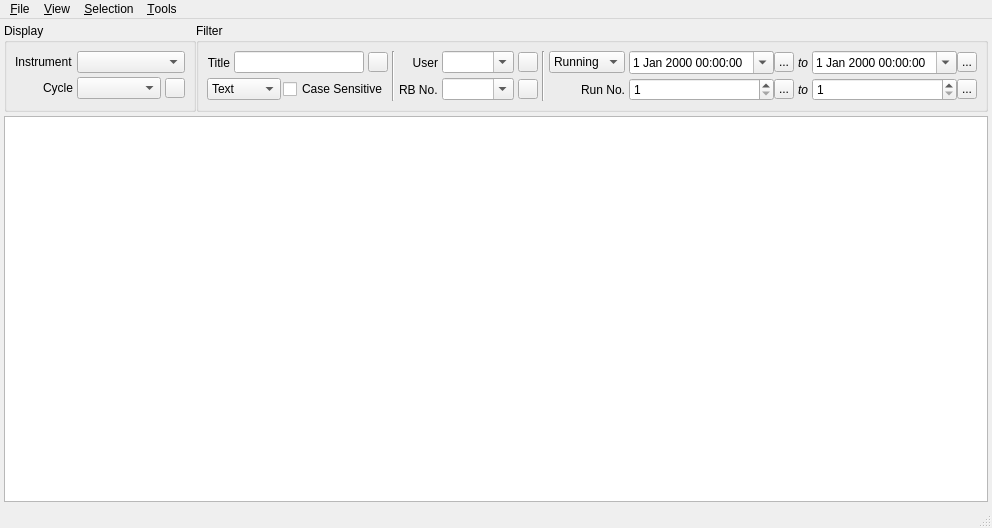
<?xml version="1.0" encoding="UTF-8"?>
<ui version="4.0">
 <class>JournalViewer</class>
 <widget class="QMainWindow" name="JournalViewer">
  <property name="geometry">
   <rect>
    <x>0</x>
    <y>0</y>
    <width>992</width>
    <height>528</height>
   </rect>
  </property>
  <property name="windowTitle">
   <string>Journal Viewer</string>
  </property>
  <property name="windowIcon">
   <iconset resource="icons.qrc">
    <normaloff>:/jv/icons/jv.svg</normaloff>:/jv/icons/jv.svg</iconset>
  </property>
  <widget class="QWidget" name="centralwidget">
   <layout class="QVBoxLayout" name="verticalLayout">
    <property name="spacing">
     <number>4</number>
    </property>
    <property name="leftMargin">
     <number>4</number>
    </property>
    <property name="topMargin">
     <number>4</number>
    </property>
    <property name="rightMargin">
     <number>4</number>
    </property>
    <property name="bottomMargin">
     <number>4</number>
    </property>
    <item>
     <layout class="QHBoxLayout" name="horizontalLayout_4">
      <property name="spacing">
       <number>0</number>
      </property>
      <item>
       <widget class="QGroupBox" name="DisplayGroup">
        <property name="sizePolicy">
         <sizepolicy hsizetype="Minimum" vsizetype="Preferred">
          <horstretch>1</horstretch>
          <verstretch>0</verstretch>
         </sizepolicy>
        </property>
        <property name="title">
         <string>Display</string>
        </property>
        <layout class="QHBoxLayout" name="horizontalLayout_3">
         <property name="spacing">
          <number>4</number>
         </property>
         <property name="leftMargin">
          <number>4</number>
         </property>
         <property name="topMargin">
          <number>4</number>
         </property>
         <property name="rightMargin">
          <number>4</number>
         </property>
         <property name="bottomMargin">
          <number>4</number>
         </property>
         <item>
          <layout class="QGridLayout" name="gridLayout">
           <property name="leftMargin">
            <number>4</number>
           </property>
           <property name="topMargin">
            <number>4</number>
           </property>
           <property name="rightMargin">
            <number>4</number>
           </property>
           <property name="bottomMargin">
            <number>4</number>
           </property>
           <property name="spacing">
            <number>4</number>
           </property>
           <item row="0" column="0">
            <widget class="QLabel" name="label">
             <property name="font">
              <font>
               <italic>false</italic>
              </font>
             </property>
             <property name="text">
              <string>Instrument</string>
             </property>
            </widget>
           </item>
           <item row="1" column="0">
            <widget class="QLabel" name="DisplayCycleLabel">
             <property name="font">
              <font>
               <italic>false</italic>
              </font>
             </property>
             <property name="text">
              <string>Cycle</string>
             </property>
             <property name="alignment">
              <set>Qt::AlignRight|Qt::AlignTrailing|Qt::AlignVCenter</set>
             </property>
            </widget>
           </item>
           <item row="1" column="1">
            <widget class="QComboBox" name="JournalCombo">
             <property name="sizePolicy">
              <sizepolicy hsizetype="Minimum" vsizetype="Fixed">
               <horstretch>1</horstretch>
               <verstretch>0</verstretch>
              </sizepolicy>
             </property>
             <property name="font">
              <font>
               <weight>75</weight>
               <bold>true</bold>
              </font>
             </property>
             <property name="toolTip">
              <string>Cycle / experiment to display</string>
             </property>
            </widget>
           </item>
           <item row="1" column="2">
            <widget class="QToolButton" name="ReloadJournalButton">
             <property name="sizePolicy">
              <sizepolicy hsizetype="Fixed" vsizetype="Fixed">
               <horstretch>0</horstretch>
               <verstretch>0</verstretch>
              </sizepolicy>
             </property>
             <property name="minimumSize">
              <size>
               <width>20</width>
               <height>20</height>
              </size>
             </property>
             <property name="maximumSize">
              <size>
               <width>20</width>
               <height>20</height>
              </size>
             </property>
             <property name="toolTip">
              <string>Refresh current journal (Ctrl-R)</string>
             </property>
             <property name="text">
              <string/>
             </property>
             <property name="icon">
              <iconset resource="icons.qrc">
               <normaloff>:/jv/icons/refresh.svg</normaloff>:/jv/icons/refresh.svg</iconset>
             </property>
             <property name="iconSize">
              <size>
               <width>18</width>
               <height>18</height>
              </size>
             </property>
             <property name="shortcut">
              <string>Ctrl+R</string>
             </property>
            </widget>
           </item>
           <item row="0" column="1" colspan="2">
            <widget class="QComboBox" name="InstrumentCombo">
             <property name="sizePolicy">
              <sizepolicy hsizetype="Minimum" vsizetype="Fixed">
               <horstretch>1</horstretch>
               <verstretch>0</verstretch>
              </sizepolicy>
             </property>
             <property name="font">
              <font>
               <weight>75</weight>
               <bold>true</bold>
              </font>
             </property>
             <property name="toolTip">
              <string>Instrument to display</string>
             </property>
            </widget>
           </item>
          </layout>
         </item>
        </layout>
       </widget>
      </item>
      <item>
       <widget class="QGroupBox" name="FilterGroup">
        <property name="sizePolicy">
         <sizepolicy hsizetype="Minimum" vsizetype="Minimum">
          <horstretch>3</horstretch>
          <verstretch>0</verstretch>
         </sizepolicy>
        </property>
        <property name="title">
         <string>Filter</string>
        </property>
        <property name="checkable">
         <bool>false</bool>
        </property>
        <property name="checked">
         <bool>false</bool>
        </property>
        <layout class="QHBoxLayout" name="horizontalLayout_8">
         <property name="spacing">
          <number>4</number>
         </property>
         <property name="leftMargin">
          <number>4</number>
         </property>
         <property name="topMargin">
          <number>4</number>
         </property>
         <property name="rightMargin">
          <number>4</number>
         </property>
         <property name="bottomMargin">
          <number>4</number>
         </property>
         <item>
          <layout class="QGridLayout" name="gridLayout_2">
           <property name="leftMargin">
            <number>4</number>
           </property>
           <property name="topMargin">
            <number>4</number>
           </property>
           <property name="rightMargin">
            <number>4</number>
           </property>
           <property name="bottomMargin">
            <number>4</number>
           </property>
           <property name="spacing">
            <number>4</number>
           </property>
           <item row="0" column="1">
            <widget class="QLineEdit" name="SearchEdit">
             <property name="sizePolicy">
              <sizepolicy hsizetype="Minimum" vsizetype="Fixed">
               <horstretch>1</horstretch>
               <verstretch>0</verstretch>
              </sizepolicy>
             </property>
             <property name="toolTip">
              <string>Text string to filter by</string>
             </property>
            </widget>
           </item>
           <item row="0" column="0">
            <widget class="QLabel" name="SearchLabel">
             <property name="sizePolicy">
              <sizepolicy hsizetype="Minimum" vsizetype="Preferred">
               <horstretch>0</horstretch>
               <verstretch>0</verstretch>
              </sizepolicy>
             </property>
             <property name="font">
              <font>
               <italic>false</italic>
              </font>
             </property>
             <property name="text">
              <string>Title</string>
             </property>
             <property name="alignment">
              <set>Qt::AlignRight|Qt::AlignTrailing|Qt::AlignVCenter</set>
             </property>
            </widget>
           </item>
           <item row="0" column="5">
            <widget class="QComboBox" name="FilterUserCombo">
             <property name="enabled">
              <bool>true</bool>
             </property>
             <property name="sizePolicy">
              <sizepolicy hsizetype="Minimum" vsizetype="Fixed">
               <horstretch>0</horstretch>
               <verstretch>0</verstretch>
              </sizepolicy>
             </property>
             <property name="toolTip">
              <string>Filter run data by selected user string</string>
             </property>
             <property name="editable">
              <bool>true</bool>
             </property>
            </widget>
           </item>
           <item row="0" column="4">
            <widget class="QLabel" name="label_3">
             <property name="text">
              <string>User</string>
             </property>
             <property name="alignment">
              <set>Qt::AlignRight|Qt::AlignTrailing|Qt::AlignVCenter</set>
             </property>
            </widget>
           </item>
           <item row="1" column="5">
            <widget class="QComboBox" name="FilterRBCombo">
             <property name="enabled">
              <bool>true</bool>
             </property>
             <property name="sizePolicy">
              <sizepolicy hsizetype="Minimum" vsizetype="Fixed">
               <horstretch>1</horstretch>
               <verstretch>0</verstretch>
              </sizepolicy>
             </property>
             <property name="toolTip">
              <string>Filter run data by selected RB number</string>
             </property>
             <property name="inputMethodHints">
              <set>Qt::ImhDigitsOnly</set>
             </property>
             <property name="editable">
              <bool>true</bool>
             </property>
            </widget>
           </item>
           <item row="0" column="11">
            <widget class="QLabel" name="label_5">
             <property name="font">
              <font>
               <italic>true</italic>
              </font>
             </property>
             <property name="text">
              <string>to</string>
             </property>
            </widget>
           </item>
           <item row="1" column="4">
            <widget class="QLabel" name="RBNoLabel">
             <property name="text">
              <string>RB No.</string>
             </property>
            </widget>
           </item>
           <item row="1" column="11">
            <widget class="QLabel" name="label_7">
             <property name="font">
              <font>
               <italic>true</italic>
              </font>
             </property>
             <property name="text">
              <string>to</string>
             </property>
            </widget>
           </item>
           <item row="0" column="2">
            <widget class="QToolButton" name="SearchClearButton">
             <property name="sizePolicy">
              <sizepolicy hsizetype="Fixed" vsizetype="Fixed">
               <horstretch>0</horstretch>
               <verstretch>0</verstretch>
              </sizepolicy>
             </property>
             <property name="minimumSize">
              <size>
               <width>20</width>
               <height>20</height>
              </size>
             </property>
             <property name="maximumSize">
              <size>
               <width>20</width>
               <height>20</height>
              </size>
             </property>
             <property name="toolTip">
              <string>Clear current search text</string>
             </property>
             <property name="text">
              <string/>
             </property>
             <property name="icon">
              <iconset resource="icons.qrc">
               <normaloff>:/jv/icons/clear.svg</normaloff>:/jv/icons/clear.svg</iconset>
             </property>
             <property name="iconSize">
              <size>
               <width>18</width>
               <height>18</height>
              </size>
             </property>
            </widget>
           </item>
           <item row="1" column="0" colspan="3">
            <layout class="QHBoxLayout" name="horizontalLayout_2">
             <property name="spacing">
              <number>2</number>
             </property>
             <property name="sizeConstraint">
              <enum>QLayout::SetMaximumSize</enum>
             </property>
             <item>
              <widget class="QComboBox" name="SearchStyleCombo">
               <property name="sizePolicy">
                <sizepolicy hsizetype="Expanding" vsizetype="Fixed">
                 <horstretch>1</horstretch>
                 <verstretch>0</verstretch>
                </sizepolicy>
               </property>
               <property name="toolTip">
                <string>Style of text filter</string>
               </property>
               <item>
                <property name="text">
                 <string>Text</string>
                </property>
               </item>
               <item>
                <property name="text">
                 <string>Wild</string>
                </property>
               </item>
               <item>
                <property name="text">
                 <string>RegExp</string>
                </property>
               </item>
              </widget>
             </item>
             <item>
              <widget class="QCheckBox" name="SearchCaseSensitiveCheck">
               <property name="toolTip">
                <string>Whether text / wildcard searches are case sensitive</string>
               </property>
               <property name="text">
                <string>Case Sensitive</string>
               </property>
              </widget>
             </item>
            </layout>
           </item>
           <item row="0" column="7" rowspan="2">
            <widget class="Line" name="line">
             <property name="orientation">
              <enum>Qt::Vertical</enum>
             </property>
            </widget>
           </item>
           <item row="0" column="3" rowspan="2">
            <widget class="Line" name="line_2">
             <property name="orientation">
              <enum>Qt::Vertical</enum>
             </property>
            </widget>
           </item>
           <item row="0" column="8">
            <widget class="QComboBox" name="FilterDateTypeCombo">
             <property name="sizePolicy">
              <sizepolicy hsizetype="Minimum" vsizetype="Fixed">
               <horstretch>0</horstretch>
               <verstretch>0</verstretch>
              </sizepolicy>
             </property>
             <property name="toolTip">
              <string>Whether time filter select runs that were started in that period, or were just running</string>
             </property>
             <item>
              <property name="text">
               <string>Running</string>
              </property>
             </item>
             <item>
              <property name="text">
               <string>Started</string>
              </property>
             </item>
            </widget>
           </item>
           <item row="1" column="8">
            <widget class="QLabel" name="label_6">
             <property name="frameShape">
              <enum>QFrame::NoFrame</enum>
             </property>
             <property name="frameShadow">
              <enum>QFrame::Plain</enum>
             </property>
             <property name="text">
              <string>Run No.</string>
             </property>
             <property name="alignment">
              <set>Qt::AlignRight|Qt::AlignTrailing|Qt::AlignVCenter</set>
             </property>
            </widget>
           </item>
           <item row="0" column="10">
            <layout class="QHBoxLayout" name="horizontalLayout">
             <property name="spacing">
              <number>0</number>
             </property>
             <item>
              <widget class="QDateTimeEdit" name="FilterFromDateTimeEdit">
               <property name="enabled">
                <bool>true</bool>
               </property>
               <property name="toolTip">
                <string>Start date / time for time filter</string>
               </property>
               <property name="calendarPopup">
                <bool>true</bool>
               </property>
              </widget>
             </item>
             <item>
              <widget class="QToolButton" name="FilterFromDateTimeLockButton">
               <property name="minimumSize">
                <size>
                 <width>20</width>
                 <height>20</height>
                </size>
               </property>
               <property name="maximumSize">
                <size>
                 <width>20</width>
                 <height>20</height>
                </size>
               </property>
               <property name="text">
                <string>...</string>
               </property>
               <property name="icon">
                <iconset resource="icons.qrc">
                 <normaloff>:/jv/icons/unlock.svg</normaloff>
                 <normalon>:/jv/icons/lock.svg</normalon>:/jv/icons/unlock.svg</iconset>
               </property>
               <property name="checkable">
                <bool>true</bool>
               </property>
               <property name="checked">
                <bool>false</bool>
               </property>
              </widget>
             </item>
            </layout>
           </item>
           <item row="0" column="12">
            <layout class="QHBoxLayout" name="horizontalLayout_5">
             <property name="spacing">
              <number>0</number>
             </property>
             <item>
              <widget class="QDateTimeEdit" name="FilterToDateTimeEdit">
               <property name="enabled">
                <bool>true</bool>
               </property>
               <property name="toolTip">
                <string>End date / time for time filter</string>
               </property>
               <property name="calendarPopup">
                <bool>true</bool>
               </property>
              </widget>
             </item>
             <item>
              <widget class="QToolButton" name="FilterToDateTimeLockButton">
               <property name="minimumSize">
                <size>
                 <width>20</width>
                 <height>20</height>
                </size>
               </property>
               <property name="maximumSize">
                <size>
                 <width>20</width>
                 <height>20</height>
                </size>
               </property>
               <property name="text">
                <string>...</string>
               </property>
               <property name="icon">
                <iconset resource="icons.qrc">
                 <normaloff>:/jv/icons/unlock.svg</normaloff>
                 <normalon>:/jv/icons/lock.svg</normalon>:/jv/icons/unlock.svg</iconset>
               </property>
               <property name="checkable">
                <bool>true</bool>
               </property>
               <property name="checked">
                <bool>false</bool>
               </property>
              </widget>
             </item>
            </layout>
           </item>
           <item row="1" column="10">
            <layout class="QHBoxLayout" name="horizontalLayout_7">
             <property name="spacing">
              <number>0</number>
             </property>
             <item>
              <widget class="QSpinBox" name="FilterFromRunSpin">
               <property name="sizePolicy">
                <sizepolicy hsizetype="Minimum" vsizetype="Fixed">
                 <horstretch>0</horstretch>
                 <verstretch>0</verstretch>
                </sizepolicy>
               </property>
               <property name="toolTip">
                <string>Start run number for filter</string>
               </property>
               <property name="minimum">
                <number>1</number>
               </property>
               <property name="maximum">
                <number>10000000</number>
               </property>
              </widget>
             </item>
             <item>
              <widget class="QToolButton" name="FilterFromRunLockButton">
               <property name="minimumSize">
                <size>
                 <width>20</width>
                 <height>20</height>
                </size>
               </property>
               <property name="maximumSize">
                <size>
                 <width>20</width>
                 <height>20</height>
                </size>
               </property>
               <property name="toolTip">
                <string>Lock starting run number filter (persists through journal reloads)</string>
               </property>
               <property name="text">
                <string>...</string>
               </property>
               <property name="icon">
                <iconset resource="icons.qrc">
                 <normaloff>:/jv/icons/unlock.svg</normaloff>
                 <normalon>:/jv/icons/lock.svg</normalon>:/jv/icons/unlock.svg</iconset>
               </property>
               <property name="checkable">
                <bool>true</bool>
               </property>
               <property name="checked">
                <bool>false</bool>
               </property>
              </widget>
             </item>
            </layout>
           </item>
           <item row="1" column="12">
            <layout class="QHBoxLayout" name="horizontalLayout_6">
             <property name="spacing">
              <number>0</number>
             </property>
             <item>
              <widget class="QSpinBox" name="FilterToRunSpin">
               <property name="sizePolicy">
                <sizepolicy hsizetype="Minimum" vsizetype="Fixed">
                 <horstretch>0</horstretch>
                 <verstretch>0</verstretch>
                </sizepolicy>
               </property>
               <property name="toolTip">
                <string>End run number for filter</string>
               </property>
               <property name="minimum">
                <number>1</number>
               </property>
              </widget>
             </item>
             <item>
              <widget class="QToolButton" name="FilterToRunLockButton">
               <property name="minimumSize">
                <size>
                 <width>20</width>
                 <height>20</height>
                </size>
               </property>
               <property name="maximumSize">
                <size>
                 <width>20</width>
                 <height>20</height>
                </size>
               </property>
               <property name="toolTip">
                <string>Lock ending run number filter (persists through journal reloads)</string>
               </property>
               <property name="text">
                <string>...</string>
               </property>
               <property name="icon">
                <iconset resource="icons.qrc">
                 <normaloff>:/jv/icons/unlock.svg</normaloff>
                 <normalon>:/jv/icons/lock.svg</normalon>:/jv/icons/unlock.svg</iconset>
               </property>
               <property name="checkable">
                <bool>true</bool>
               </property>
               <property name="checked">
                <bool>false</bool>
               </property>
              </widget>
             </item>
            </layout>
           </item>
           <item row="0" column="6">
            <widget class="QToolButton" name="UserSearchClearButton">
             <property name="sizePolicy">
              <sizepolicy hsizetype="Fixed" vsizetype="Fixed">
               <horstretch>0</horstretch>
               <verstretch>0</verstretch>
              </sizepolicy>
             </property>
             <property name="minimumSize">
              <size>
               <width>20</width>
               <height>20</height>
              </size>
             </property>
             <property name="maximumSize">
              <size>
               <width>20</width>
               <height>20</height>
              </size>
             </property>
             <property name="toolTip">
              <string>Clear current search text</string>
             </property>
             <property name="text">
              <string/>
             </property>
             <property name="icon">
              <iconset resource="icons.qrc">
               <normaloff>:/jv/icons/clear.svg</normaloff>:/jv/icons/clear.svg</iconset>
             </property>
             <property name="iconSize">
              <size>
               <width>18</width>
               <height>18</height>
              </size>
             </property>
            </widget>
           </item>
           <item row="1" column="6">
            <widget class="QToolButton" name="RBSearchClearButton">
             <property name="sizePolicy">
              <sizepolicy hsizetype="Fixed" vsizetype="Fixed">
               <horstretch>0</horstretch>
               <verstretch>0</verstretch>
              </sizepolicy>
             </property>
             <property name="minimumSize">
              <size>
               <width>20</width>
               <height>20</height>
              </size>
             </property>
             <property name="maximumSize">
              <size>
               <width>20</width>
               <height>20</height>
              </size>
             </property>
             <property name="toolTip">
              <string>Clear current search text</string>
             </property>
             <property name="text">
              <string/>
             </property>
             <property name="icon">
              <iconset resource="icons.qrc">
               <normaloff>:/jv/icons/clear.svg</normaloff>:/jv/icons/clear.svg</iconset>
             </property>
             <property name="iconSize">
              <size>
               <width>18</width>
               <height>18</height>
              </size>
             </property>
            </widget>
           </item>
          </layout>
         </item>
        </layout>
       </widget>
      </item>
     </layout>
    </item>
    <item>
     <widget class="QTableWidget" name="DataTable">
      <property name="sizePolicy">
       <sizepolicy hsizetype="Expanding" vsizetype="Expanding">
        <horstretch>1</horstretch>
        <verstretch>0</verstretch>
       </sizepolicy>
      </property>
      <property name="contextMenuPolicy">
       <enum>Qt::CustomContextMenu</enum>
      </property>
      <property name="editTriggers">
       <set>QAbstractItemView::NoEditTriggers</set>
      </property>
      <property name="showDropIndicator" stdset="0">
       <bool>false</bool>
      </property>
      <property name="dragDropOverwriteMode">
       <bool>false</bool>
      </property>
      <property name="dragDropMode">
       <enum>QAbstractItemView::NoDragDrop</enum>
      </property>
      <property name="alternatingRowColors">
       <bool>false</bool>
      </property>
      <property name="selectionMode">
       <enum>QAbstractItemView::MultiSelection</enum>
      </property>
      <property name="selectionBehavior">
       <enum>QAbstractItemView::SelectRows</enum>
      </property>
      <attribute name="verticalHeaderVisible">
       <bool>false</bool>
      </attribute>
     </widget>
    </item>
   </layout>
  </widget>
  <widget class="QMenuBar" name="menubar">
   <property name="geometry">
    <rect>
     <x>0</x>
     <y>0</y>
     <width>992</width>
     <height>24</height>
    </rect>
   </property>
   <widget class="QMenu" name="menuFile">
    <property name="title">
     <string>&amp;File</string>
    </property>
    <addaction name="actionFileSaveAsText"/>
    <addaction name="actionFileSaveAsPDF"/>
    <addaction name="separator"/>
    <addaction name="actionFilePrint"/>
    <addaction name="actionFilePrintSelection"/>
    <addaction name="separator"/>
    <addaction name="actionFileQuit"/>
   </widget>
   <widget class="QMenu" name="menuView">
    <property name="title">
     <string>&amp;View</string>
    </property>
   </widget>
   <widget class="QMenu" name="menuTools">
    <property name="title">
     <string>&amp;Tools</string>
    </property>
    <addaction name="actionToolsFind"/>
    <addaction name="actionToolsFindNext"/>
    <addaction name="actionToolsFindPrevious"/>
    <addaction name="separator"/>
    <addaction name="actionToolsReloadData"/>
    <addaction name="actionToolsGroupData"/>
    <addaction name="actionToolsResetFilters"/>
    <addaction name="actionCancelDownload"/>
    <addaction name="separator"/>
    <addaction name="actionToolsRegenerateLocalJournals"/>
    <addaction name="separator"/>
    <addaction name="actionToolsCreateExperimentReport"/>
    <addaction name="actionToolsCreateQuickReport"/>
    <addaction name="separator"/>
    <addaction name="actionToolsSettings"/>
    <addaction name="actionToolsLogWindow"/>
    <addaction name="separator"/>
    <addaction name="actionToolsShowLicense"/>
   </widget>
   <widget class="QMenu" name="menuSelection">
    <property name="title">
     <string>&amp;Selection</string>
    </property>
    <addaction name="actionSelectionClear"/>
    <addaction name="separator"/>
    <addaction name="actionSelectionPlotData"/>
    <addaction name="separator"/>
    <addaction name="actionSelectionPlotLogfileData"/>
    <addaction name="actionSelectionPlotNexusData"/>
    <addaction name="separator"/>
    <addaction name="actionSelectionCopy"/>
   </widget>
   <addaction name="menuFile"/>
   <addaction name="menuView"/>
   <addaction name="menuSelection"/>
   <addaction name="menuTools"/>
  </widget>
  <widget class="QStatusBar" name="statusbar"/>
  <action name="actionFileQuit">
   <property name="text">
    <string>&amp;Quit</string>
   </property>
   <property name="shortcut">
    <string>Ctrl+Q</string>
   </property>
  </action>
  <action name="actionFileLoad">
   <property name="text">
    <string>&amp;Load</string>
   </property>
   <property name="shortcut">
    <string>Ctrl+L</string>
   </property>
  </action>
  <action name="actionFileSaveAsText">
   <property name="text">
    <string>&amp;Save as Text</string>
   </property>
   <property name="shortcut">
    <string>Ctrl+S</string>
   </property>
  </action>
  <action name="actionFilePrint">
   <property name="text">
    <string>&amp;Print</string>
   </property>
   <property name="shortcut">
    <string>Ctrl+P</string>
   </property>
  </action>
  <action name="actionToolsSettings">
   <property name="text">
    <string>&amp;Settings</string>
   </property>
   <property name="shortcut">
    <string>Ctrl+T</string>
   </property>
  </action>
  <action name="actionToolsReloadData">
   <property name="text">
    <string>&amp;Reload Data</string>
   </property>
  </action>
  <action name="actionToolsLogWindow">
   <property name="text">
    <string>&amp;Log Window</string>
   </property>
   <property name="shortcut">
    <string>Ctrl+L</string>
   </property>
  </action>
  <action name="actionFilePrintSelection">
   <property name="text">
    <string>P&amp;rint Selection</string>
   </property>
   <property name="shortcut">
    <string>Ctrl+Shift+P</string>
   </property>
  </action>
  <action name="actionFileSaveAsPDF">
   <property name="text">
    <string>S&amp;ave as PDF</string>
   </property>
   <property name="shortcut">
    <string>Ctrl+A</string>
   </property>
  </action>
  <action name="actionToolsGroupData">
   <property name="checkable">
    <bool>true</bool>
   </property>
   <property name="text">
    <string>&amp;Group Data</string>
   </property>
   <property name="shortcut">
    <string>Ctrl+G</string>
   </property>
  </action>
  <action name="actionToolsResetFilters">
   <property name="text">
    <string>Re&amp;set Filters</string>
   </property>
  </action>
  <action name="actionFileSaveAsHTML">
   <property name="text">
    <string>Save as &amp;HTML</string>
   </property>
  </action>
  <action name="actionToolsCreateExperimentReport">
   <property name="text">
    <string>Create &amp;Experiment Report</string>
   </property>
  </action>
  <action name="actionSelectionPlotData">
   <property name="text">
    <string>Plot &amp;Data</string>
   </property>
   <property name="shortcut">
    <string>F1</string>
   </property>
   <property name="shortcutContext">
    <enum>Qt::ApplicationShortcut</enum>
   </property>
  </action>
  <action name="actionSelectionPlotLogfileData">
   <property name="text">
    <string>Plot &amp;Logfile Data</string>
   </property>
  </action>
  <action name="actionSelectionPlotNexusData">
   <property name="text">
    <string>Plot &amp;Nexus Data</string>
   </property>
  </action>
  <action name="actionSelectionCopy">
   <property name="text">
    <string>C&amp;opy</string>
   </property>
   <property name="shortcut">
    <string>Ctrl+C</string>
   </property>
  </action>
  <action name="actionToolsCheckForUpdates">
   <property name="text">
    <string>Check for &amp;Updates</string>
   </property>
   <property name="shortcut">
    <string>Ctrl+U</string>
   </property>
  </action>
  <action name="actionSelectionClear">
   <property name="text">
    <string>&amp;Clear</string>
   </property>
  </action>
  <action name="actionCancelDownload">
   <property name="text">
    <string>&amp;Cancel Download</string>
   </property>
   <property name="shortcut">
    <string>Esc</string>
   </property>
  </action>
  <action name="actionToolsRegenerateLocalJournals">
   <property name="text">
    <string>Regenerate Local &amp;Journals</string>
   </property>
  </action>
  <action name="actionToolsCreateQuickReport">
   <property name="text">
    <string>Create &amp;Quick Report</string>
   </property>
  </action>
  <action name="actionToolsShowLicense">
   <property name="text">
    <string>Show L&amp;icense</string>
   </property>
  </action>
  <action name="actionToolsFind">
   <property name="text">
    <string>&amp;Find...</string>
   </property>
   <property name="shortcut">
    <string>Ctrl+F</string>
   </property>
  </action>
  <action name="actionToolsFindNext">
   <property name="text">
    <string>Find &amp;Next</string>
   </property>
   <property name="shortcut">
    <string>F3</string>
   </property>
  </action>
  <action name="actionToolsFindPrevious">
   <property name="text">
    <string>Find &amp;Previous</string>
   </property>
   <property name="shortcut">
    <string>Shift+F3</string>
   </property>
  </action>
 </widget>
 <resources>
  <include location="icons.qrc"/>
 </resources>
 <connections/>
</ui>
